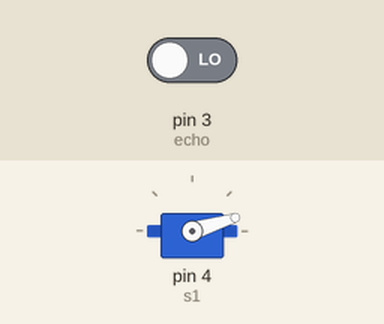
This sketch was run on a simulated Arduino Uno, built with avr-gcc and run on an emulated ATmega328P. Shown: servo. The inputs (shaded band) are chosen by the test bench; at power-on: pin 3 (echo) LOW. What the sketch prints to the serial monitor is not drawn.

Above: at 0.1 s.
At 19.3 s:
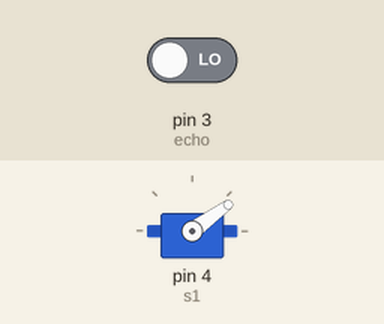
At 38.5 s:
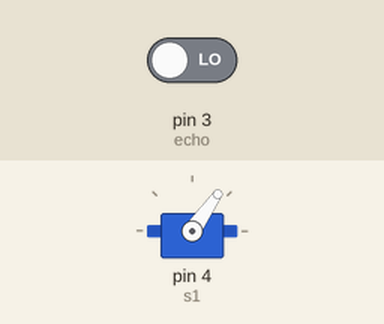
Timing chart, 0 to 40.0 s (numbered marks = the images above):
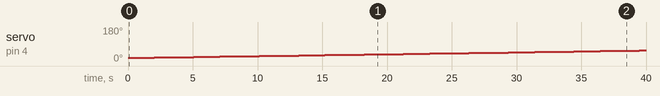

The sketch:

aurduino_sonar_sensor_code.ino
```cpp
///Name of file:  C++ Sonar Sensor Code
///@Author Benny Nicolosi

///include the Servo Motor in the code
#include <Servo.h>

///Parameter for how often to trigger Sonar Sensor
const unsigned long int interval = 10;
unsigned long int previousTime = 0;

///Global parameter for Servo Motor
Servo s1;

const int trig = 2;
const int echo = 3;
int Distance ;

///Setup
///Initialize Sensor and Motor
void setup()
{

  pinMode(trig, OUTPUT);
  pinMode(echo, INPUT);

  //Tells code what digital pin the Motor is connected to on the Arduino board
  s1.attach(4);

  //Reads Arduino data and reads it to Serial Monitor
  Serial.begin(9600);

}

///Loop
///Executes the functions of the code
void loop()
{

    //For loop Angle is the angle of the Motor, distance is the distance that the Sensor reads
  for(int angle=0; angle<180; angle++)
    {
        ///how often to record and print data on Serial Monitor
        unsigned long currentTime = millis();
        if(currentTime - previousTime >= interval)
        {

          s1.write(angle);
          Distance = int(readDistance());
          previousTime = currentTime;

        }

      Serial.print(angle);
      Serial.print(",");
      Serial.print(Distance);
      Serial.print(".");

    }

  ///Keeps angle from going to far
  for(int angle=180; angle>0; angle--)
    {

      ///Same as above if loop
  unsigned long currentTime = millis();
        if(currentTime - previousTime >= interval)
        {

          s1.write(angle);
          Distance = int(readDistance());
          previousTime = currentTime;

        }

      Serial.print(angle);
      Serial.print(",");
      Serial.print(Distance);
      Serial.print(".");

    }

}

float readDistance()  {

  ///trig pin transmit wave
  digitalWrite(trig, LOW);
  delay(2);
  digitalWrite(trig, HIGH);
  delay(10);
  digitalWrite(trig, LOW);

  float time = pulseIn(echo, HIGH);
  float Distance = 0.034 * time / 2;

  return Distance;

}
```

Measured:
- by itself, servo on pin 4 (s1): moves from 17° to 56° over 38.5 s
